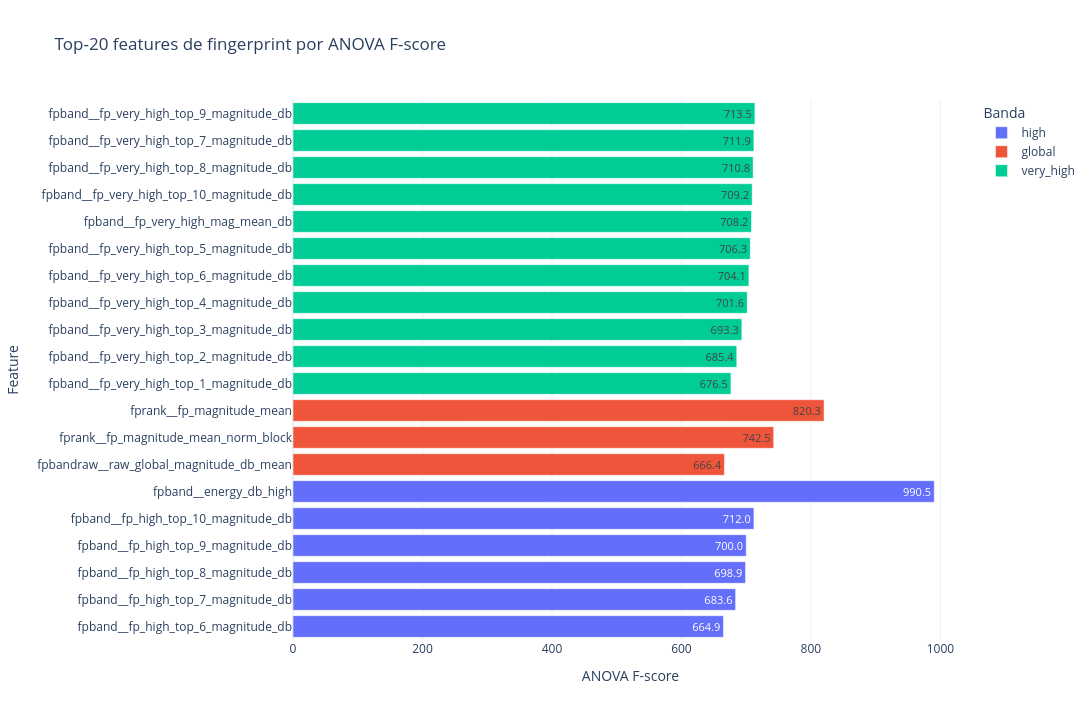

Notebook code for this chart:
### Code cell
# Top-20 features — gráfico de barras
top20 = ranking.head(20).copy()
top20["feature_short"] = top20["feature"].str.replace(r"^fp_", "", regex=True)

fig = px.bar(
    top20.sort_values("anova_f"),
    x="anova_f", y="feature_short", orientation="h",
    color="banda",
    title="Top-20 features de fingerprint por ANOVA F-score",
    text=top20.sort_values("anova_f")["anova_f"].map(lambda x: f"{x:.1f}"),
)
fig.update_layout(xaxis_title="ANOVA F-score", yaxis_title="Feature", legend_title="Banda")
save_fig(fig, "top20_anova_fingerprints")

### Figure 1 — Plotly figure (JSON) as saved in the notebook; plotly's stock layout.template omitted (floating-point values rounded to 4 significant figures)
{"data": [{"hovertemplate": "banda=high<br>anova_f=%{x}<br>feature_short=%{y}<br>text=%{text}<extra></extra>", "legendgroup": "high", "marker": {"color": "#636efa", "pattern": {"shape": ""}}, "name": "high", "orientation": "h", "showlegend": true, "text": ["664.9", "683.6", "698.9", "700.0", "712.0", "990.5"], "textposition": "auto", "type": "bar", "x": [664.9, 683.6, 698.9, 700.0, 712.0, 990.5], "xaxis": "x", "y": ["fpband__fp_high_top_6_magnitude_db", "fpband__fp_high_top_7_magnitude_db", "fpband__fp_high_top_8_magnitude_db", "fpband__fp_high_top_9_magnitude_db", "fpband__fp_high_top_10_magnitude_db", "fpband__energy_db_high"], "yaxis": "y"}, {"hovertemplate": "banda=global<br>anova_f=%{x}<br>feature_short=%{y}<br>text=%{text}<extra></extra>", "legendgroup": "global", "marker": {"color": "#EF553B", "pattern": {"shape": ""}}, "name": "global", "orientation": "h", "showlegend": true, "text": ["666.4", "742.5", "820.3"], "textposition": "auto", "type": "bar", "x": [666.4, 742.5, 820.3], "xaxis": "x", "y": ["fpbandraw__raw_global_magnitude_db_mean", "fprank__fp_magnitude_mean_norm_block", "fprank__fp_magnitude_mean"], "yaxis": "y"}, {"hovertemplate": "banda=very_high<br>anova_f=%{x}<br>feature_short=%{y}<br>text=%{text}<extra></extra>", "legendgroup": "very_high", "marker": {"color": "#00cc96", "pattern": {"shape": ""}}, "name": "very_high", "orientation": "h", "showlegend": true, "text": ["676.5", "685.4", "693.3", "701.6", "704.1", "706.3", "708.2", "709.2", "710.8", "711.9", "713.5"], "textposition": "auto", "type": "bar", "x": [676.5, 685.4, 693.3, 701.6, 704.1, 706.3, 708.2, 709.2, 710.8, 711.9, 713.5], "xaxis": "x", "y": ["fpband__fp_very_high_top_1_magnitude_db", "fpband__fp_very_high_top_2_magnitude_db", "fpband__fp_very_high_top_3_magnitude_db", "fpband__fp_very_high_top_4_magnitude_db", "fpband__fp_very_high_top_6_magnitude_db", "fpband__fp_very_high_top_5_magnitude_db", "fpband__fp_very_high_mag_mean_db", "fpband__fp_very_high_top_10_magnitude_db", "fpband__fp_very_high_top_8_magnitude_db", "fpband__fp_very_high_top_7_magnitude_db", "fpband__fp_very_high_top_9_magnitude_db"], "yaxis": "y"}], "layout": {"barmode": "relative", "height": 720, "legend": {"title": {"text": "Banda"}, "tracegroupgap": 0}, "title": {"text": "Top-20 features de fingerprint por ANOVA F-score"}, "width": 1200, "xaxis": {"anchor": "y", "domain": [0, 1], "title": {"text": "ANOVA F-score"}}, "yaxis": {"anchor": "x", "domain": [0, 1], "title": {"text": "Feature"}}}}
